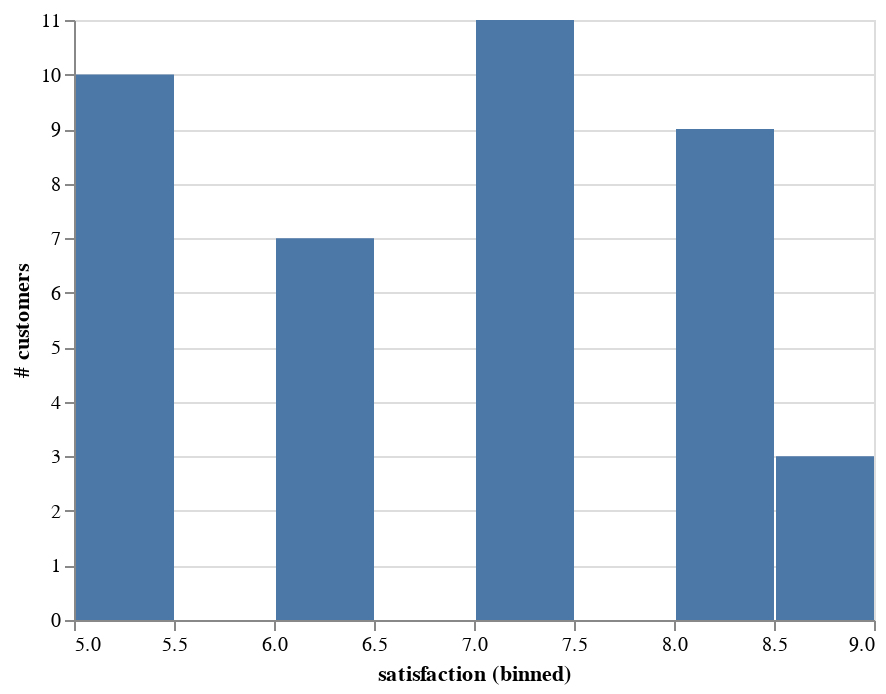

Notebook code for this chart:
### Code cell
customer_df = pd.DataFrame([i[1] for i in customer_twin_examples])

alt.Chart(customer_df).mark_bar().encode(
    alt.X("satisfaction:Q", bin=True),
    alt.Y('count()', title='# customers')
).properties()

### Figure 1 — Vega-Lite specification as saved in the notebook (floating-point values rounded to 4 significant figures)
{"config": {"view": {"continuousWidth": 400, "continuousHeight": 300}}, "data": {"name": "data-27b7e9e6a1aa7f21067def14a6f5dcb0"}, "mark": "bar", "encoding": {"x": {"type": "quantitative", "bin": true, "field": "satisfaction"}, "y": {"type": "quantitative", "aggregate": "count", "title": "# customers"}}, "$schema": "https://vega.github.io/schema/vega-lite/v4.8.1.json", "datasets": {"data-27b7e9e6a1aa7f21067def14a6f5dcb0": [{"$metadata": {"$model": "dtmi:billmanh:patron;1"}, "satisfaction": 7, "totalWaitTime": 0}, {"$metadata": {"$model": "dtmi:billmanh:patron;1"}, "satisfaction": 7, "totalWaitTime": 0}, {"$metadata": {"$model": "dtmi:billmanh:patron;1"}, "satisfaction": 5, "totalWaitTime": 0}, {"$metadata": {"$model": "dtmi:billmanh:patron;1"}, "satisfaction": 9, "totalWaitTime": 0}, {"$metadata": {"$model": "dtmi:billmanh:patron;1"}, "satisfaction": 8, "totalWaitTime": 0}, {"$metadata": {"$model": "dtmi:billmanh:patron;1"}, "satisfaction": 5, "totalWaitTime": 0}, {"$metadata": {"$model": "dtmi:billmanh:patron;1"}, "satisfaction": 7, "totalWaitTime": 0}, {"$metadata": {"$model": "dtmi:billmanh:patron;1"}, "satisfaction": 5, "totalWaitTime": 0}, {"$metadata": {"$model": "dtmi:billmanh:patron;1"}, "satisfaction": 6, "totalWaitTime": 0}, {"$metadata": {"$model": "dtmi:billmanh:patron;1"}, "satisfaction": 7, "totalWaitTime": 0}, {"$metadata": {"$model": "dtmi:billmanh:patron;1"}, "satisfaction": 8, "totalWaitTime": 0}, {"$metadata": {"$model": "dtmi:billmanh:patron;1"}, "satisfaction": 8, "totalWaitTime": 0}, {"$metadata": {"$model": "dtmi:billmanh:patron;1"}, "satisfaction": 5, "totalWaitTime": 0}, {"$metadata": {"$model": "dtmi:billmanh:patron;1"}, "satisfaction": 8, "totalWaitTime": 0}, {"$metadata": {"$model": "dtmi:billmanh:patron;1"}, "satisfaction": 7, "totalWaitTime": 0}, {"$metadata": {"$model": "dtmi:billmanh:patron;1"}, "satisfaction": 5, "totalWaitTime": 0}, {"$metadata": {"$model": "dtmi:billmanh:patron;1"}, "satisfaction": 7, "totalWaitTime": 0}, {"$metadata": {"$model": "dtmi:billmanh:patron;1"}, "satisfaction": 6, "totalWaitTime": 0}, {"$metadata": {"$model": "dtmi:billmanh:patron;1"}, "satisfaction": 8, "totalWaitTime": 0}, {"$metadata": {"$model": "dtmi:billmanh:patron;1"}, "satisfaction": 8, "totalWaitTime": 0}, {"$metadata": {"$model": "dtmi:billmanh:patron;1"}, "satisfaction": 5, "totalWaitTime": 0}, {"$metadata": {"$model": "dtmi:billmanh:patron;1"}, "satisfaction": 8, "totalWaitTime": 0}, {"$metadata": {"$model": "dtmi:billmanh:patron;1"}, "satisfaction": 7, "totalWaitTime": 0}, {"$metadata": {"$model": "dtmi:billmanh:patron;1"}, "satisfaction": 8, "totalWaitTime": 0}, {"$metadata": {"$model": "dtmi:billmanh:patron;1"}, "satisfaction": 9, "totalWaitTime": 0}, {"$metadata": {"$model": "dtmi:billmanh:patron;1"}, "satisfaction": 5, "totalWaitTime": 0}, {"$metadata": {"$model": "dtmi:billmanh:patron;1"}, "satisfaction": 5, "totalWaitTime": 0}, {"$metadata": {"$model": "dtmi:billmanh:patron;1"}, "satisfaction": 5, "totalWaitTime": 0}, {"$metadata": {"$model": "dtmi:billmanh:patron;1"}, "satisfaction": 6, "totalWaitTime": 0}, {"$metadata": {"$model": "dtmi:billmanh:patron;1"}, "satisfaction": 6, "totalWaitTime": 0}, {"$metadata": {"$model": "dtmi:billmanh:patron;1"}, "satisfaction": 7, "totalWaitTime": 0}, {"$metadata": {"$model": "dtmi:billmanh:patron;1"}, "satisfaction": 7, "totalWaitTime": 0}, {"$metadata": {"$model": "dtmi:billmanh:patron;1"}, "satisfaction": 7, "totalWaitTime": 0}, {"$metadata": {"$model": "dtmi:billmanh:patron;1"}, "satisfaction": 8, "totalWaitTime": 0}, {"$metadata": {"$model": "dtmi:billmanh:patron;1"}, "satisfaction": 5, "totalWaitTime": 0}, {"$metadata": {"$model": "dtmi:billmanh:patron;1"}, "satisfaction": 9, "totalWaitTime": 0}, {"$metadata": {"$model": "dtmi:billmanh:patron;1"}, "satisfaction": 6, "totalWaitTime": 0}, {"$metadata": {"$model": "dtmi:billmanh:patron;1"}, "satisfaction": 6, "totalWaitTime": 0}, {"$metadata": {"$model": "dtmi:billmanh:patron;1"}, "satisfaction": 6, "totalWaitTime": 0}, {"$metadata": {"$model": "dtmi:billmanh:patron;1"}, "satisfaction": 7, "totalWaitTime": 0}]}}
